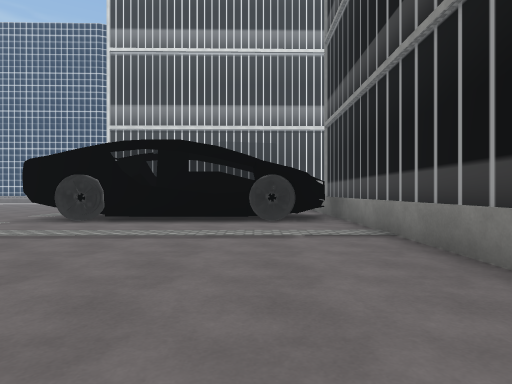
view 1 (above)

24 first-person views from a walk through a Unity game level. The camera is 1.2 m above the floor, looks level and sees 75° across. The floor is counted in squares, 2 m on a side. Each view is taken from the middle of a square. On the plan, view 1 faces up. The plan holds only what a view shows up to about 10 squares ahead; the rest is blank. The place goes on beyond the plan. The player is left out. Some animated figures are not drawn. Some surface patterns are stand-ins.

view 2
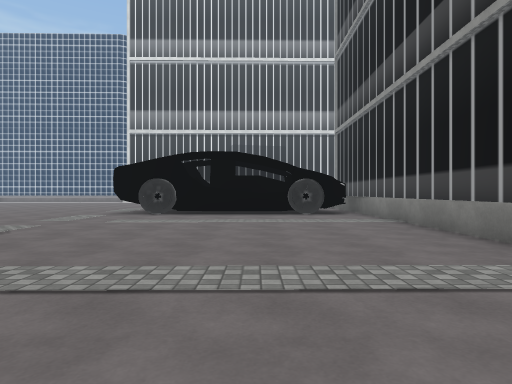

view 3
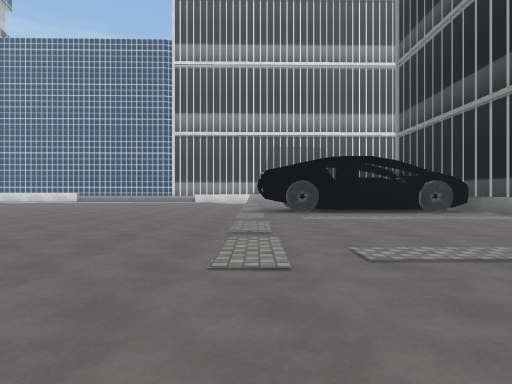

view 4
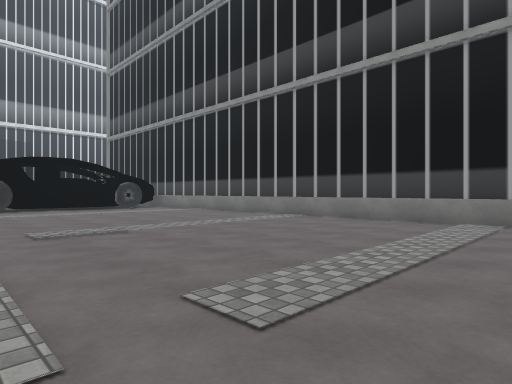

view 5
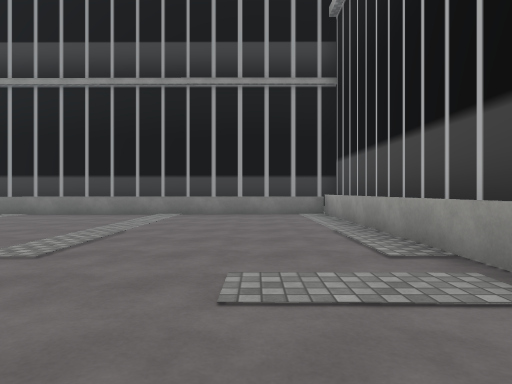

view 6
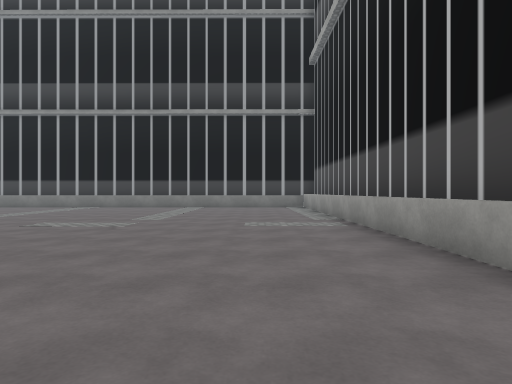

view 7
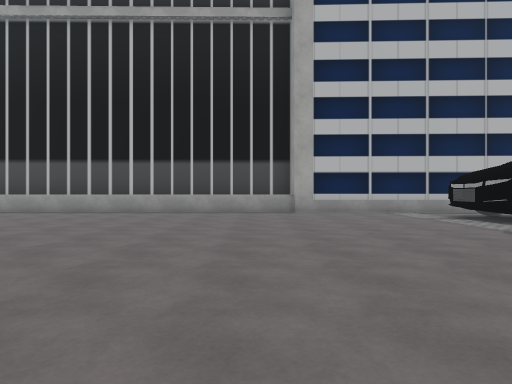

view 8
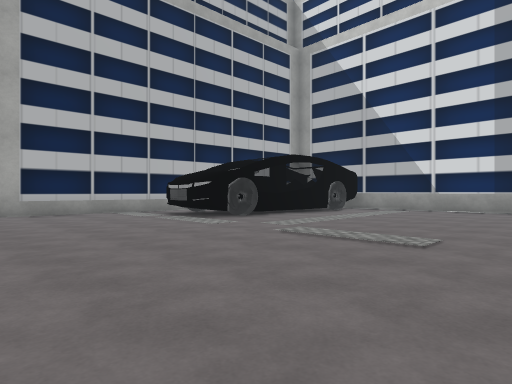

view 9
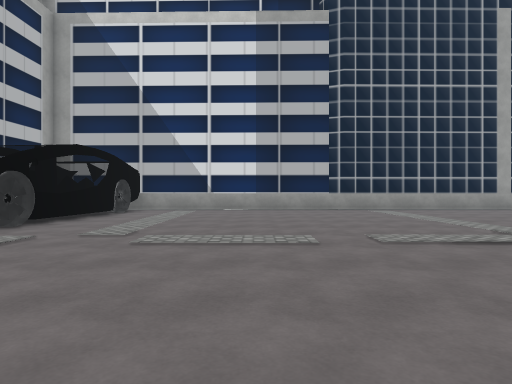

view 10
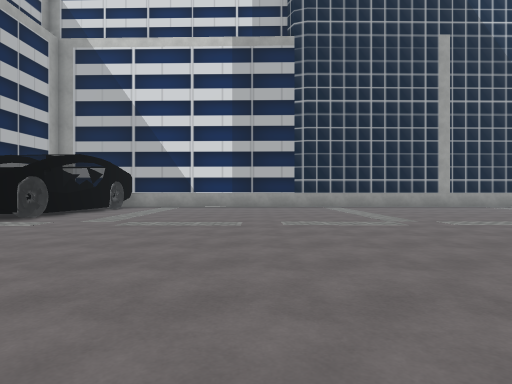

view 11
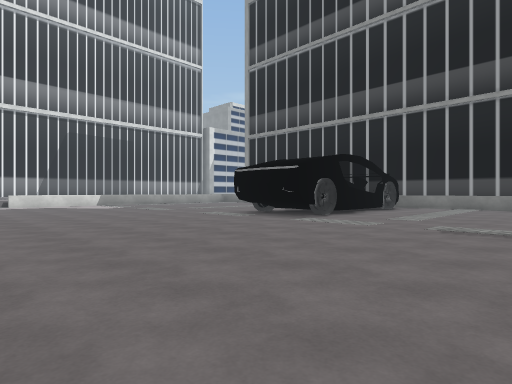

view 12
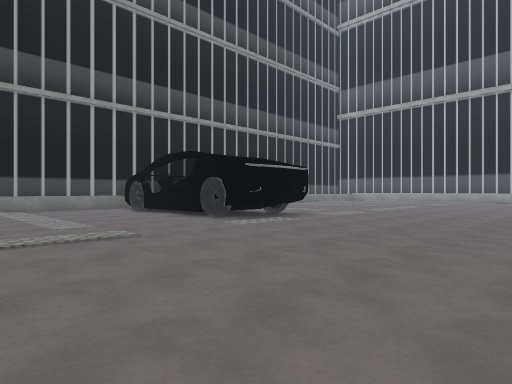

view 13
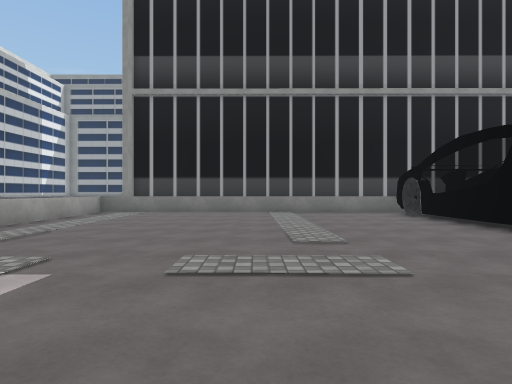

view 14
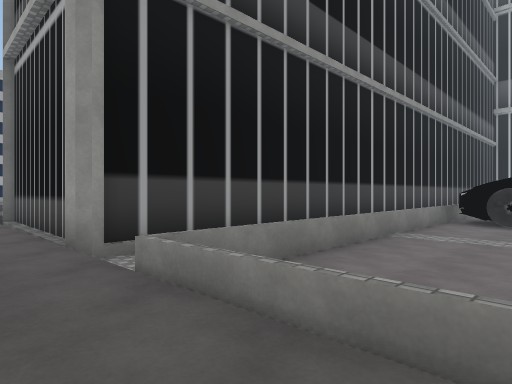

view 15
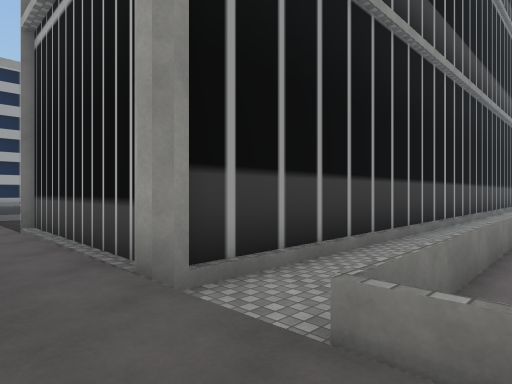

view 16
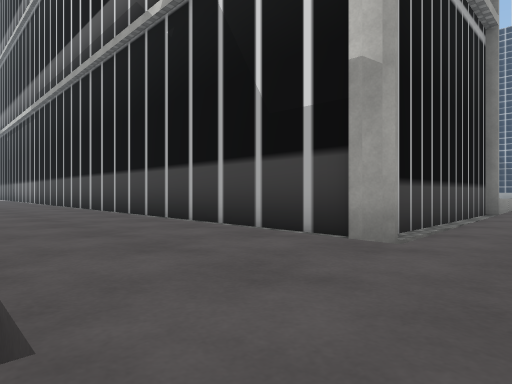

view 17
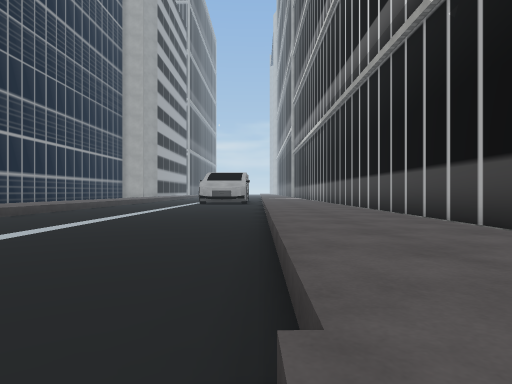

view 18
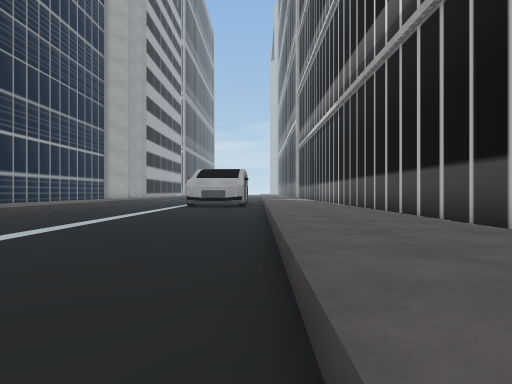

view 19
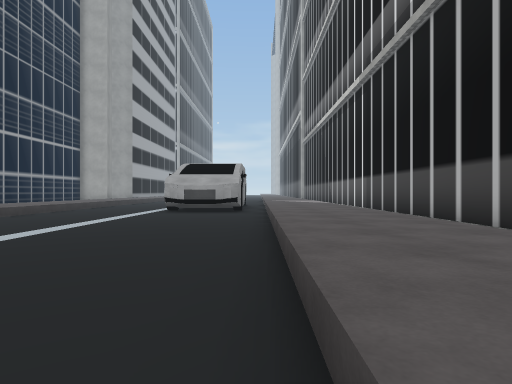

view 20
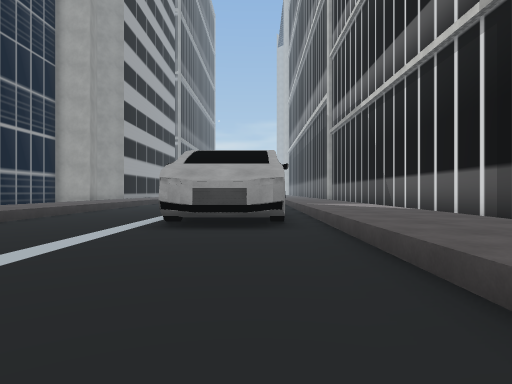

view 21
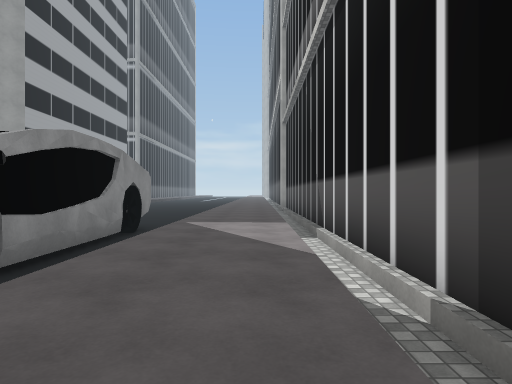

view 22
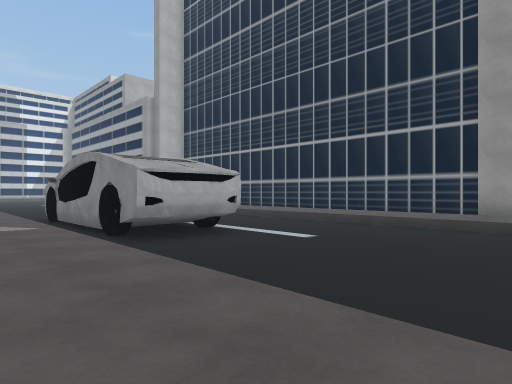

view 23
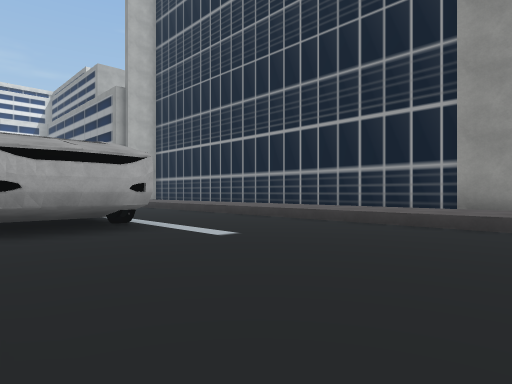

view 24
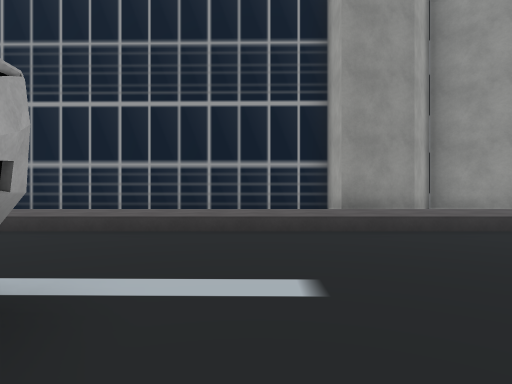

### Floor plan
Key: @ floor where view 1 was taken; # wall or solid block; . main floor; : floor 0.5 m higher than the main floor; / step, stairs or slope; = window, fence, low wall or low ledge.
Columns run from 23 left of view 1 to 22 right of it. Each row starts with its distance up from view 1.
 19                       :::::::   :::/
 18                       ///////////::/.
 17                     .....=.#####/::/..
 16                   .......=.#   #/::/...
 15                  ........=.#   #/::/...
 14              ............=.#   #/::/....
 13              ............=.#   #/::/.....
 12              ............=.#   #/::/.....
 11              ............=.#   #/::....../
 10              ............=.#   #/::....../
  9              ......###=##=.#   #/::....../
  8   ..         ......#######.#   #/::....../
  7 .....      ........###=##=.#   #/::....../
  6 .......    ..............= #   #/::....../
  5 ........    .............= #   #/::....../
  4 ..........  .............= #   #/::....../
  3 ........... .............=     #/::.##.../   #
  2 .........................=     #/::.# .../   #
  1 .............  ..........= #   #/::.# .../:: #
  0 .............  ........@.= #   #/::.# .../:: #
 -1 ..............  .........= #   #/::.# .../:: #
 -2 ..............   ........= #   #/::.##.../:: #
 -3 .........................= #   #/::.##.../:: #
 -4 ###=#....................= #   #/::....../:: #
 -5 ### ##...................=     #/::....../:: #
 -6      #...................=       ::....../::##
 -7     .....................=       ::....../::##
 -8     ######=======#########       ::..... /::##

Where each view was taken, in squares from view 1:
view 1: 0 up, 0 right, facing up
view 2: 2 down, 1 left, facing up
view 3: 3 down, 5 left, facing up
view 4: 5 down, 5 left, facing up-right
view 5: 6 down, 7 left, facing right
view 6: 6 down, 11 left, facing right
view 7: 2 up, 13 left, facing down
view 8: 2 up, 13 left, facing down-left
view 9: 0 up, 13 left, facing left
view 10: 1 up, 11 left, facing left
view 11: 2 up, 11 left, facing up-right
view 12: 14 up, 10 left, facing down-right
view 13: 13 up, 8 left, facing right
view 14: 19 up, 1 left, facing down-right
view 15: 19 up, 1 right, facing down-right
view 16: 19 up, 12 right, facing down-left
view 17: 19 up, 12 right, facing down
view 18: 16 up, 12 right, facing down
view 19: 13 up, 12 right, facing down
view 20: 9 up, 13 right, facing down
view 21: 5 up, 10 right, facing down
view 22: 8 down, 10 right, facing up-right
view 23: 8 down, 12 right, facing up-right
view 24: 4 down, 13 right, facing right
